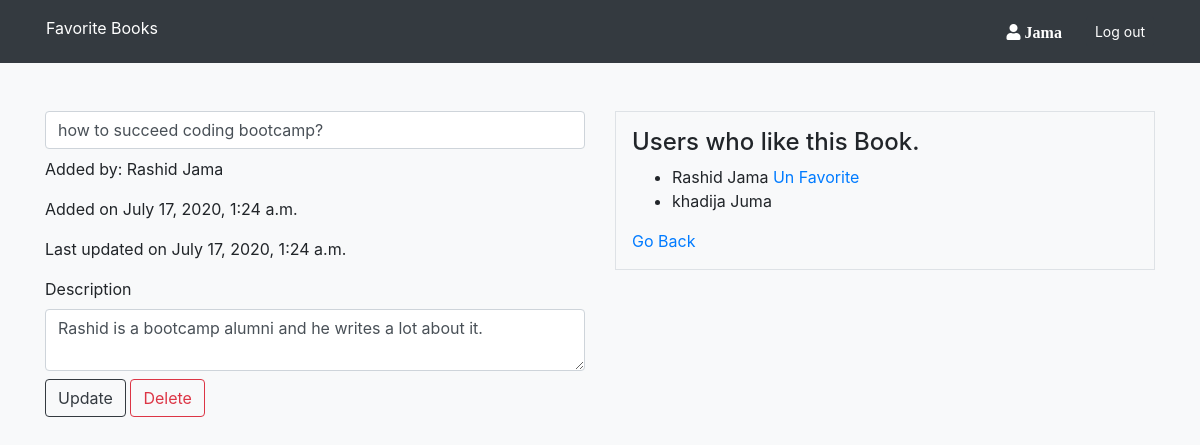
Page /books/7 (signed in) on the committed database.
### login/models.py (models this page shows)
class User(models.Model):
  first_name = models.CharField(max_length=255)
  last_name = models.CharField(max_length=255)
  email = models.CharField(max_length=255)
  password = models.CharField(max_length=255)
  created_at = models.DateTimeField(auto_now_add=True)
  updated_at = models.DateTimeField(auto_now=True)
  objects = UserManager()

### books/models.py (models this page shows)
class Book(models.Model):
  title = models.CharField(max_length=255)
  description = models.TextField()
  uploader = models.ForeignKey(User, related_name="upload_books",on_delete=models.CASCADE)
  users_who_like = models.ManyToManyField(User, related_name='liked_books')
  created_at = models.DateTimeField(auto_now_add=True)
  updated_at = models.DateTimeField(auto_now=True)

### books/views.py (the view)
# urls.py: path('<int:book_id>', views.book_details),
def book_details(request, book_id):
  current_book = Book.objects.get(id=book_id)
  context = {
    'cur_book': current_book
  }
  if 'user_id' not in request.session:
      return redirect('/')
  else:
      return render(request, 'books/book.html', context)

### books/templates/books/book.html (shortened to what this page needs)
<!DOCTYPE html>
<html lang="en">
<head>
  <link rel="stylesheet" href="https://stackpath.bootstrapcdn.com/bootstrap/4.5.0/css/bootstrap.min.css">
  <link rel="stylesheet" href="https://use.fontawesome.com/releases/v5.8.2/css/all.css"
>
</head>
<body class="bg-light">
  <nav class="bg-dark">
  <div class="d-flex container text-white p-3">
    <a href="/books/" class="mr-auto text-white d-2">Favorite Books</a>
    <i class="fas fa-user fa-1.5x mr-4 mt-2"> {{request.session.name}}</i>
    <a href="/logout" class="btn btn-sm btn-dark text-white">Log out</a>
  </div>
  </nav>
  <div class="container">
    <div class="row mt-5">
      <div class="col-sm-6">
        {% if cur_book.uploader.id == request.session.user_id%}
        <form action="/books/update_book/{{cur_book.id}}" method="POST" class="form-group">
          <input type="text" name="title" value="{{cur_book.title}}" class="form-control mb-2">
          <p>Added by: {{cur_book.uploader.first_name}} {{cur_book.uploader.last_name}}</p>
          <p>Added on {{cur_book.created_at}}</p>
          <p>Last updated on {{cur_book.updated_at}}</p>
          <label for="ds">Description</label>
          <textarea name="des" id="ds" class="form-control mb-2">{{cur_book.description}}</textarea>
          <input type="submit" value="Update" class="btn btn-outline-dark"> <a href="/books/delete_book/{{cur_book.id}}" class="btn btn-outline-danger">Delete</a>
        </form>
        {% endif %}
      </div>
      <div class="col-sm-6">
        <div class="border p-3">
          <h4>Users who like this Book.</h4>
          <ul>
            {% for user in cur_book.users_who_like.all %}
            {% if user.id == request.session.user_id %}
            <li>{{user.first_name}} {{user.last_name}} <a href="/books/un_favorite/{{cur_book.id}}">Un Favorite</a></li>
            {% else %}
            <li>{{user.first_name}} {{user.last_name}}</li>
            {% endif%}
            {% endfor %}
          </ul>
            <a href="/books">Go Back</a>
        </div>
      </div>
    </div>
  </div>
</body>
</html>

### rows in the picture
User: session.name "Jama", first_name "Rashid", last_name "Jama"
Book: title "how to succeed coding bootcamp?", uploader.first_name "Rashid", uploader.last_name "Jama", created_at "July 17, 2020, 1:24 a.m.", updated_at "July 17, 2020, 1:24 a.m.", des "Rashid is a bootcamp alumni and he writes a lot about it."
User: first_name "khadija", last_name "Juma"
